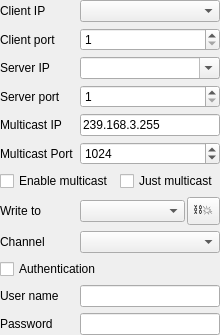
<?xml version="1.0" encoding="UTF-8"?>
<ui version="4.0">
 <class>SocketUi</class>
 <widget class="QWidget" name="SocketUi">
  <property name="geometry">
   <rect>
    <x>0</x>
    <y>0</y>
    <width>220</width>
    <height>310</height>
   </rect>
  </property>
  <property name="windowTitle">
   <string notr="true">Form</string>
  </property>
  <layout class="QGridLayout" name="gridLayout">
   <property name="leftMargin">
    <number>0</number>
   </property>
   <property name="topMargin">
    <number>0</number>
   </property>
   <property name="rightMargin">
    <number>0</number>
   </property>
   <property name="bottomMargin">
    <number>0</number>
   </property>
   <item row="1" column="1">
    <widget class="QSpinBox" name="spinBoxClientPort">
     <property name="minimum">
      <number>1</number>
     </property>
     <property name="maximum">
      <number>65535</number>
     </property>
    </widget>
   </item>
   <item row="3" column="0">
    <widget class="QLabel" name="labelServerPort">
     <property name="sizePolicy">
      <sizepolicy hsizetype="Fixed" vsizetype="Preferred">
       <horstretch>0</horstretch>
       <verstretch>0</verstretch>
      </sizepolicy>
     </property>
     <property name="text">
      <string>Server port</string>
     </property>
    </widget>
   </item>
   <item row="8" column="0">
    <widget class="QLabel" name="labelWriteTo">
     <property name="text">
      <string>Write to</string>
     </property>
    </widget>
   </item>
   <item row="12" column="1">
    <widget class="QLineEdit" name="lineEditPassword"/>
   </item>
   <item row="8" column="1">
    <layout class="QHBoxLayout" name="horizontalLayout">
     <property name="spacing">
      <number>2</number>
     </property>
     <item>
      <widget class="QComboBox" name="comboBoxWriteTo"/>
     </item>
     <item>
      <widget class="QToolButton" name="toolButtonDisconnectAllClient">
       <property name="toolTip">
        <string>Disconnect all clients</string>
       </property>
       <property name="text">
        <string notr="true">⛓️‍💥</string>
       </property>
      </widget>
     </item>
    </layout>
   </item>
   <item row="11" column="1">
    <widget class="QLineEdit" name="lineEditUser"/>
   </item>
   <item row="6" column="0" colspan="2">
    <layout class="QHBoxLayout" name="horizontalLayout_2">
     <item>
      <widget class="QCheckBox" name="checkBoxEnableMulticast">
       <property name="text">
        <string>Enable multicast</string>
       </property>
      </widget>
     </item>
     <item>
      <widget class="QCheckBox" name="checkBoxJustMulticast">
       <property name="text">
        <string>Just multicast</string>
       </property>
      </widget>
     </item>
    </layout>
   </item>
   <item row="0" column="1">
    <widget class="QComboBox" name="comboBoxClientIp"/>
   </item>
   <item row="11" column="0">
    <widget class="QLabel" name="labelUser">
     <property name="text">
      <string>User name</string>
     </property>
    </widget>
   </item>
   <item row="1" column="0">
    <widget class="QLabel" name="labelClientPort">
     <property name="sizePolicy">
      <sizepolicy hsizetype="Fixed" vsizetype="Preferred">
       <horstretch>0</horstretch>
       <verstretch>0</verstretch>
      </sizepolicy>
     </property>
     <property name="text">
      <string>Client port</string>
     </property>
    </widget>
   </item>
   <item row="4" column="1">
    <widget class="QLineEdit" name="lineEditMulticastIp">
     <property name="text">
      <string notr="true">239.168.3.255</string>
     </property>
    </widget>
   </item>
   <item row="12" column="0">
    <widget class="QLabel" name="labelPassword">
     <property name="text">
      <string>Password</string>
     </property>
    </widget>
   </item>
   <item row="2" column="0">
    <widget class="QLabel" name="labelServerIp">
     <property name="sizePolicy">
      <sizepolicy hsizetype="Fixed" vsizetype="Preferred">
       <horstretch>0</horstretch>
       <verstretch>0</verstretch>
      </sizepolicy>
     </property>
     <property name="text">
      <string>Server IP</string>
     </property>
    </widget>
   </item>
   <item row="9" column="0">
    <widget class="QLabel" name="labelChannel">
     <property name="text">
      <string>Channel</string>
     </property>
    </widget>
   </item>
   <item row="9" column="1">
    <widget class="QComboBox" name="comboBoxChannel"/>
   </item>
   <item row="2" column="1">
    <widget class="QComboBox" name="comboBoxServerIp">
     <property name="editable">
      <bool>true</bool>
     </property>
    </widget>
   </item>
   <item row="0" column="0">
    <widget class="QLabel" name="labelClientIp">
     <property name="sizePolicy">
      <sizepolicy hsizetype="Fixed" vsizetype="Preferred">
       <horstretch>0</horstretch>
       <verstretch>0</verstretch>
      </sizepolicy>
     </property>
     <property name="text">
      <string>Client IP</string>
     </property>
    </widget>
   </item>
   <item row="4" column="0">
    <widget class="QLabel" name="labelMulticastIp">
     <property name="text">
      <string>Multicast IP</string>
     </property>
    </widget>
   </item>
   <item row="10" column="0" colspan="2">
    <widget class="QCheckBox" name="checkBoxAuthentication">
     <property name="text">
      <string>Authentication</string>
     </property>
    </widget>
   </item>
   <item row="3" column="1">
    <widget class="QSpinBox" name="spinBoxServerPort">
     <property name="minimum">
      <number>1</number>
     </property>
     <property name="maximum">
      <number>65535</number>
     </property>
    </widget>
   </item>
   <item row="5" column="0">
    <widget class="QLabel" name="labelMulticastPort">
     <property name="text">
      <string>Multicast Port</string>
     </property>
    </widget>
   </item>
   <item row="5" column="1">
    <widget class="QSpinBox" name="spinBoxMulticastPort">
     <property name="maximum">
      <number>65535</number>
     </property>
     <property name="value">
      <number>1024</number>
     </property>
    </widget>
   </item>
  </layout>
 </widget>
 <resources/>
 <connections/>
</ui>
